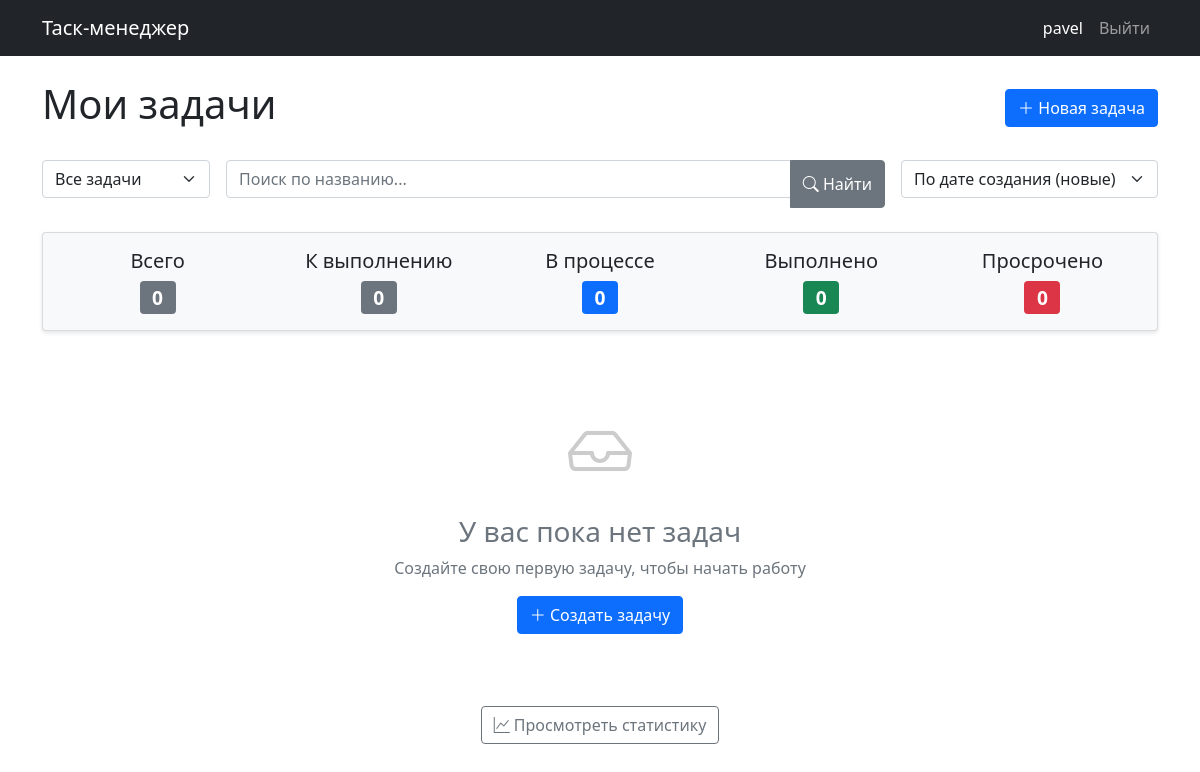
Before: / (signed in) with the older database file.
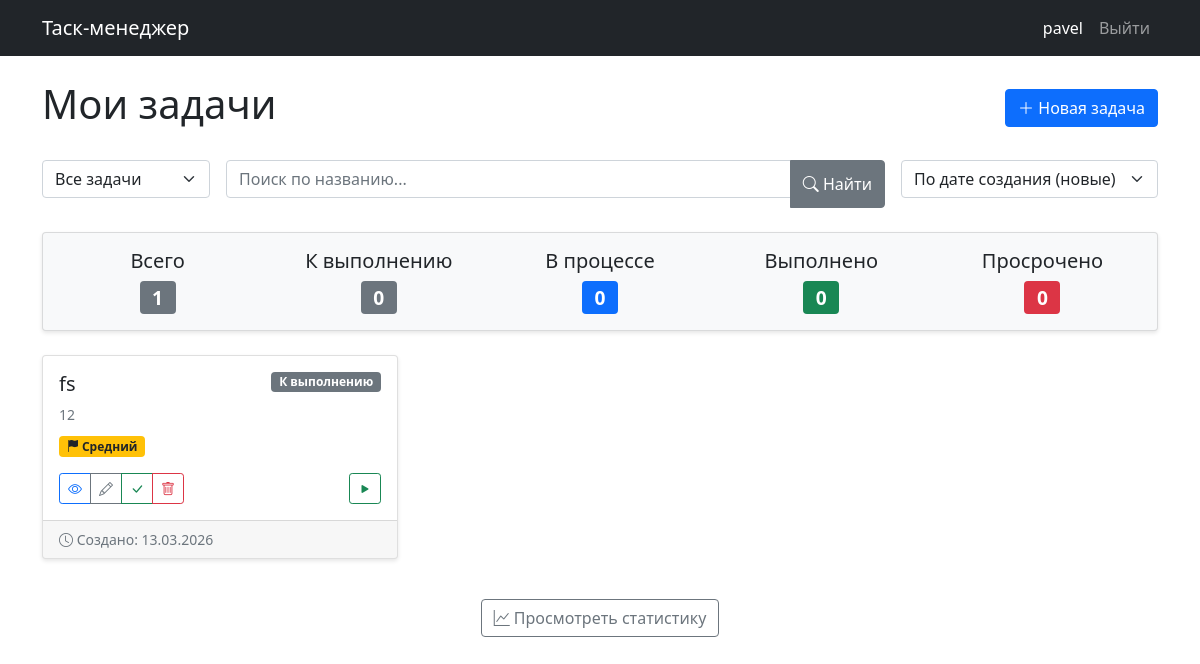
After: the same page with the newer database file.
### tasks/models.py (models this page shows, shortened)
class Task(models.Model):
    PRIORITY_CHOICES = [
        ('low', 'Низкий'),
        ('medium', 'Средний'),
        ('high', 'Высокий'),
    ]
    STATUS_CHOICES = [
        ('todo', 'К выполнению'),
        ('in_progress', 'В процессе'),
        ('done', 'Выполнено'),
    ]
    title = models.CharField('Название', max_length=200)
    description = models.TextField('Описание', blank=True)
    created_date = models.DateTimeField('Дата создания', auto_now_add=True)
    due_date = models.DateTimeField('Срок выполнения', null=True, blank=True)
    start_time = models.DateTimeField('Время начала', null=True, blank=True)
    end_time = models.DateTimeField('Время окончания', null=True, blank=True)
    priority = models.CharField('Приоритет', max_length=10, choices=PRIORITY_CHOICES, default='medium')
    status = models.CharField('Статус', max_length=20, choices=STATUS_CHOICES, default='todo')
    user = models.ForeignKey(User, on_delete=models.CASCADE, verbose_name='Пользователь', related_name='tasks')
    class Meta:
        ordering = ['-created_date']
        verbose_name = 'Задача'
        verbose_name_plural = 'Задачи'
    def can_start(self):
        return self.status == 'todo' and not self.start_time
    def can_complete(self):
        return self.status == 'in_progress' and self.start_time and not self.end_time

### tasks/views.py (the view)
# urls.py: path('', views.task_list, name='task_list'),
@login_required
def task_list(request):
    tasks = Task.objects.filter(user=request.user)
    status_filter = request.GET.get('status', 'all')
    if status_filter != 'all':
        tasks = tasks.filter(status=status_filter)
    search_query = request.GET.get('search', '')
    if search_query:
        tasks = tasks.filter(title__icontains=search_query)
    sort_by = request.GET.get('sort', '-created_date')
    tasks = tasks.order_by(sort_by)
    todo_count = tasks.filter(status='todo').count()
    in_progress_count = tasks.filter(status='in_progress').count()
    done_count = tasks.filter(status='done').count()
    overdue_count = tasks.filter(
        status__in=['todo', 'in_progress'],
        due_date__lt=timezone.now()
    ).count()
    context = {
        'tasks': tasks,
        'status_filter': status_filter,
        'search_query': search_query,
        'sort_by': sort_by,
        'now': timezone.now(),
        'todo_count': todo_count,
        'in_progress_count': in_progress_count,
        'done_count': done_count,
        'overdue_count': overdue_count,
    }
    return render(request, 'tasks/task_list.html', context)

### tasks/templates/tasks/task_list.html (shortened to what this page needs)
{% extends 'base.html' %}
{% block content %}
<div class="d-flex justify-content-between align-items-center mb-4">
    <h1>Мои задачи</h1>
    <div>
        <a href="{% url 'task_create' %}" class="btn btn-primary">
            <i class="bi bi-plus-lg"></i> Новая задача
        </a>
    </div>
</div>
<div class="row mb-4">
    <div class="col-md-12">
        <form method="get" class="row g-3">
            <div class="col-auto">
                <select name="status" class="form-select" onchange="this.form.submit()">
                    <option value="all" {% if status_filter == 'all' %}selected{% endif %}>Все задачи</option>
                </select>
            </div>
            <div class="col-auto flex-grow-1">
                <div class="input-group">
                    <input type="text" name="search" class="form-control" placeholder="Поиск по названию..." value="{{ search_query }}">
                    <button type="submit" class="btn btn-secondary">
                        <i class="bi bi-search"></i> Найти
                    </button>
                </div>
            </div>
            <div class="col-auto">
                <select name="sort" class="form-select" onchange="this.form.submit()">
                    <option value="-created_date" {% if sort_by == '-created_date' %}selected{% endif %}>По дате создания (новые)</option>
                </select>
            </div>
        </form>
    </div>
</div>
<div class="row mb-4">
    <div class="col-md-12">
        <div class="card bg-light">
            <div class="card-body">
                <div class="row text-center">
                    <div class="col">
                        <h5>Всего</h5>
                        <span class="badge bg-secondary" style="font-size: 1.2rem;">{{ tasks.count }}</span>
                    </div>
                    <div class="col">
                        <h5>К выполнению</h5>
                        <span class="badge bg-secondary" style="font-size: 1.2rem;">{{ tasks.todo_count|default:'0' }}</span>
                    </div>
                    <div class="col">
                        <h5>В процессе</h5>
                        <span class="badge bg-primary" style="font-size: 1.2rem;">{{ tasks.in_progress_count|default:'0' }}</span>
                    </div>
                    <div class="col">
                        <h5>Выполнено</h5>
                        <span class="badge bg-success" style="font-size: 1.2rem;">{{ tasks.done_count|default:'0' }}</span>
                    </div>
                    <div class="col">
                        <h5>Просрочено</h5>
                        <span class="badge bg-danger" style="font-size: 1.2rem;">{{ overdue_count|default:'0' }}</span>
                    </div>
                </div>
            </div>
        </div>
    </div>
</div>
<div class="row">
    {% for task in tasks %}
        <div class="col-md-6 col-lg-4 mb-3">
            <div class="card h-100 {% if task.status == 'done' %}bg-light{% endif %}">
                <div class="card-body">
                    <div class="d-flex justify-content-between align-items-start mb-2">
                        <h5 class="card-title mb-0">
                            <a href="{% url 'task_detail' task.id %}" class="text-decoration-none text-dark">
                                {{ task.title|truncatechars:30 }}
                            </a>
                        </h5>
                        <span class="badge {% if task.status == 'done' %}bg-success{% elif task.status == 'in_progress' %}bg-primary{% else %}bg-secondary{% endif %}">
                            {{ task.get_status_display }}
                        </span>
                    </div>
                    <p class="card-text text-muted small mb-2">
                        {{ task.description|truncatechars:80 }}
                    </p>
                    <div class="mb-2">
                        <span class="badge {% if task.priority == 'high' %}bg-danger{% elif task.priority == 'medium' %}bg-warning text-dark{% else %}bg-info text-dark{% endif %} me-1">
                            <i class="bi bi-flag-fill"></i> {{ task.get_priority_display }}
                        </span>
                    </div>
                    <div class="mt-3 d-flex justify-content-between align-items-center">
                        <div class="btn-group btn-group-sm" role="group">
                            <a href="{% url 'task_detail' task.id %}" class="btn btn-outline-primary" title="Просмотр">
                                <i class="bi bi-eye"></i>
                            </a>
                            <a href="{% url 'task_update' task.id %}" class="btn btn-outline-secondary" title="Редактировать">
                                <i class="bi bi-pencil"></i>
                            </a>
                            {% if task.status != 'done' %}
                                <a href="{% url 'task_complete' task.id %}" class="btn btn-outline-success" title="Отметить выполненным">
                                    <i class="bi bi-check-lg"></i>
                                </a>
                            {% endif %}
                            <a href="{% url 'task_delete' task.id %}" class="btn btn-outline-danger" title="Удалить">
                                <i class="bi bi-trash"></i>
                            </a>
                        </div>
                        <div class="btn-group btn-group-sm" role="group">
                            {% if task.can_start %}
                                <a href="{% url 'task_start' task.id %}" class="btn btn-outline-success" title="Начать выполнение">
                                    <i class="bi bi-play-fill"></i>
                                </a>
                            {% endif %}
                        </div>
                    </div>
                </div>
                <div class="card-footer text-muted small">
                    <div class="d-flex justify-content-between">
                        <span>
                            <i class="bi bi-clock"></i>
                            Создано: {{ task.created_date|date:"d.m.Y" }}
                        </span>
                    </div>
                </div>
            </div>
        </div>
    {% empty %}
        <div class="col-12">
            <div class="text-center py-5">
                <i class="bi bi-inbox" style="font-size: 4rem; color: #ccc;"></i>
                <h3 class="text-muted mt-3">У вас пока нет задач</h3>
                <p class="text-muted">Создайте свою первую задачу, чтобы начать работу</p>
                <a href="{% url 'task_create' %}" class="btn btn-primary">
                    <i class="bi bi-plus-lg"></i> Создать задачу
                </a>
            </div>
        </div>
    {% endfor %}
</div>
<div class="text-center mt-4">
    <a href="{% url 'task_statistics' %}" class="btn btn-outline-secondary">
        <i class="bi bi-graph-up"></i> Просмотреть статистику
    </a>
</div>
{% endblock %}

### tasks/templates/base.html (shortened to what this page needs)
<!DOCTYPE html>
<html lang="ru">
<head>
    <link href="https://cdn.jsdelivr.net/npm/bootstrap@5.1.3/dist/css/bootstrap.min.css" rel="stylesheet">
    <link href="https://cdn.jsdelivr.net/npm/bootstrap@5.1.3/dist/css/bootstrap.min.css" rel="stylesheet">
    <link rel="stylesheet" href="https://cdn.jsdelivr.net/npm/bootstrap-icons@1.8.1/font/bootstrap-icons.css">
</head>
<body>
    <nav class="navbar navbar-expand-lg navbar-dark bg-dark">
        <div class="container">
            <a class="navbar-brand" href="{% url 'task_list' %}">Таск-менеджер</a>
            <div class="collapse navbar-collapse" id="navbarNav">
                <ul class="navbar-nav ms-auto">
                    {% if user.is_authenticated %}
                        <li class="nav-item">
                            <span class="nav-link text-white">{{ user.username }}</span>
                        </li>
                        <li class="nav-item">
                            <a class="nav-link" href="{% url 'logout' %}">Выйти</a>
                        </li>
                    {% endif %}
                </ul>
            </div>
        </div>
    </nav>
    <div class="container mt-4">
        {% block content %}
        {% endblock %}
    </div>
</body>
</html>

### tasks/templates/base.html (style rules this page uses)
.form-control, .form-select { margin-bottom: 10px; }
.card { box-shadow: 0 2px 4px rgba(0,0,0,0.1); }
.navbar { margin-bottom: 20px; }

Changed rows visible on the page:
added Task: title "fs", status "К выполнению", description "12", priority "Средний", created_date "13.03.2026"
Other visible differences:
{{ tasks.count }}: "0" → "1"
text no longer shown: "У вас пока нет задач Создайте свою первую задачу, чтобы начать работу Создать задачу"
